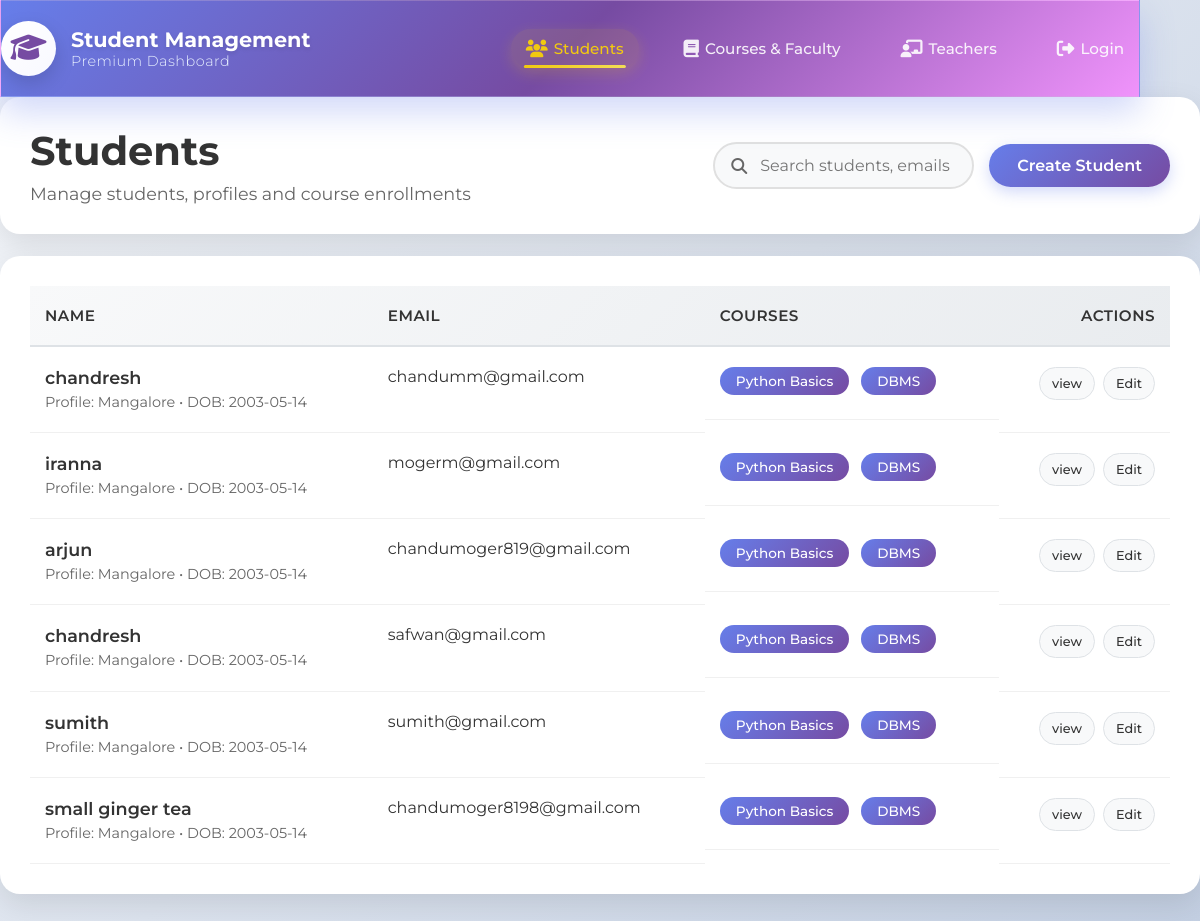
/cd/home/, run on an earlier commit of the app's database.
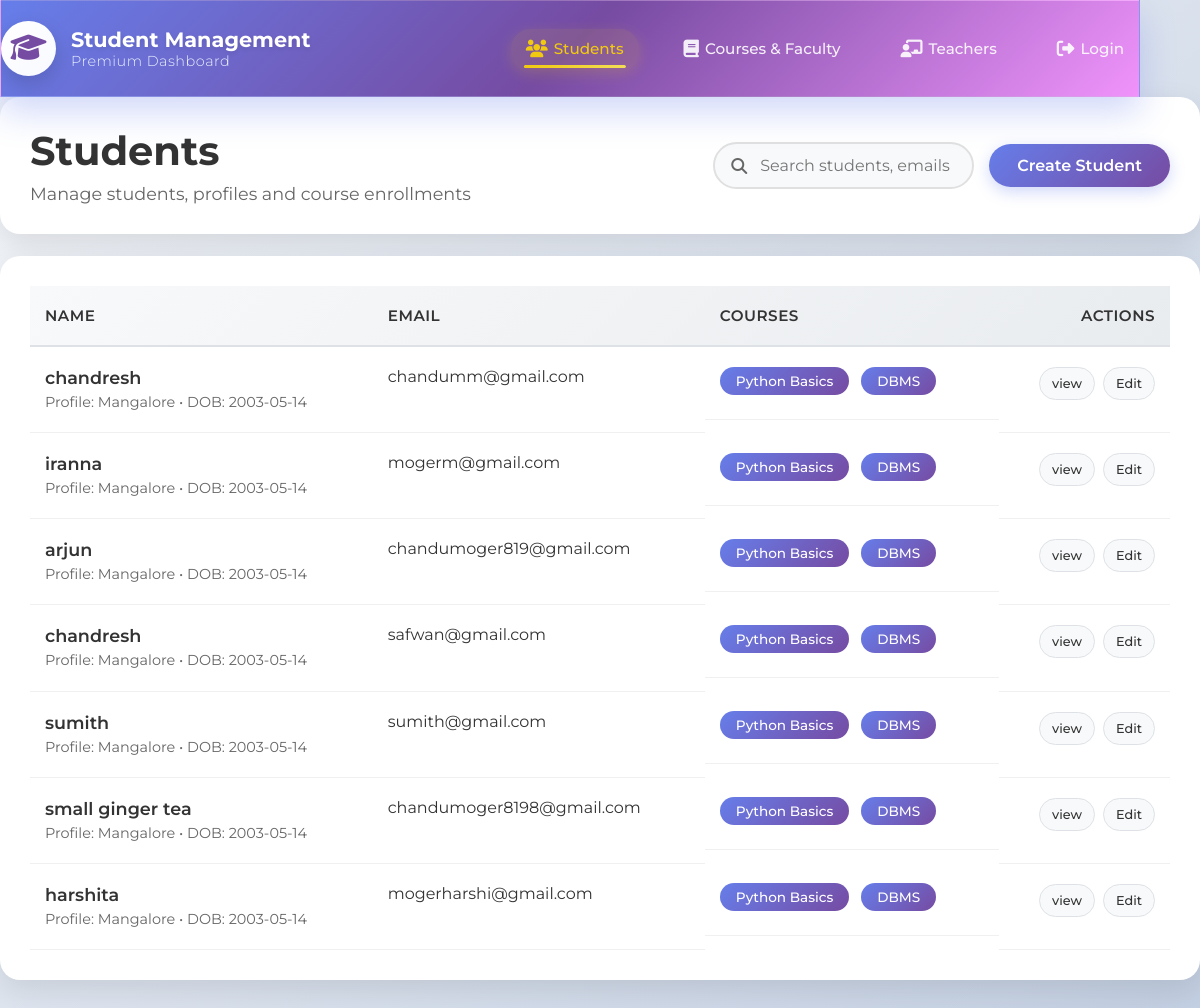
And on a later commit of the database.
### canaradatabase/models.py (models this page shows, shortened)
class Student(models.Model):
    name=models.CharField(max_length=100,null=False,blank=False)
    course_name=models.ForeignKey(Courses,on_delete=models.CASCADE,null=True,blank=True)
    gmail=models.EmailField(null=False,blank=False)
    uucms_num=models.CharField(max_length=15,blank=False,null=False)
    rno=models.IntegerField(null=False)
    photo=models.ImageField(upload_to='studentphoto/',null=True)

### canaradatabase/views.py (the view)
# urls.py: 2. Add a URL to urlpatterns:  path('', views.home, name='home')
def home(request):
    students=Student.objects.all()
    return render(request, 'index.html',{'students':students})

### templates/index.html (shortened to what this page needs)
{% extends "layout.html" %}
{% block content %}
    <main>
      <div class="header-card">
        <div class="header-left">
          <h2>Students</h2>
          <p>Manage students, profiles and course enrollments</p>
        </div>
        <div class="header-actions row">
          <div class="search">
            <input class="input" placeholder="Search students, emails or courses..." />
          </div>
          <a  class="btn" href="{% url 'addstudent' %}">Create Student</a>
        </div>
      </div>
      <div class="card" style="margin-top:22px">
        <table>
          <thead>
            <tr>
              <th>Name</th>
              <th>Email</th>
              <th>Courses</th>
              <th style="text-align:right">Actions</th>
            </tr>
          </thead>
          <tbody>
            {% for student in  students %}
            <tr>
              <td>
                <div class="name">{{student.name}}</div>
                <div class="sub">Profile: Mangalore • DOB: 2003-05-14</div>
              </td>
              <td>{{student.gmail}}</td>
              <td>
                <div class="pill">Python Basics</div>
                <div class="pill">DBMS</div>
              </td>
              <td style="text-align:right">
                <div class="actions" style="justify-content:flex-end">
                  <a  class="pill" href="{%  url 'studentinfo' student.pk %}">view</a>
                  <a class ="pill" href="{% url 'edit' student.pk %}">Edit</a>
                </div>
              </td>
            </tr>
            {% endfor %}
          </tbody>
        </table>
      </div>
    </main>
{% endblock  %}

What changed in the data, as far as the page shows it:
added Student: name "harshita", gmail "mogerharshi@gmail.com"
